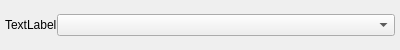
<?xml version="1.0" encoding="UTF-8"?>
<ui version="4.0">
 <class>Sekura::ListWidget</class>
 <widget class="QWidget" name="Sekura::ListWidget">
  <property name="geometry">
   <rect>
    <x>0</x>
    <y>0</y>
    <width>400</width>
    <height>50</height>
   </rect>
  </property>
  <property name="windowTitle">
   <string>Form</string>
  </property>
  <layout class="QHBoxLayout" name="horizontalLayout">
   <item>
    <widget class="QLabel" name="label">
     <property name="text">
      <string>TextLabel</string>
     </property>
    </widget>
   </item>
   <item>
    <widget class="QComboBox" name="comboBox">
     <property name="sizePolicy">
      <sizepolicy hsizetype="Expanding" vsizetype="Fixed">
       <horstretch>0</horstretch>
       <verstretch>0</verstretch>
      </sizepolicy>
     </property>
    </widget>
   </item>
  </layout>
 </widget>
 <layoutdefault spacing="0" margin="5"/>
 <resources/>
 <connections/>
</ui>
